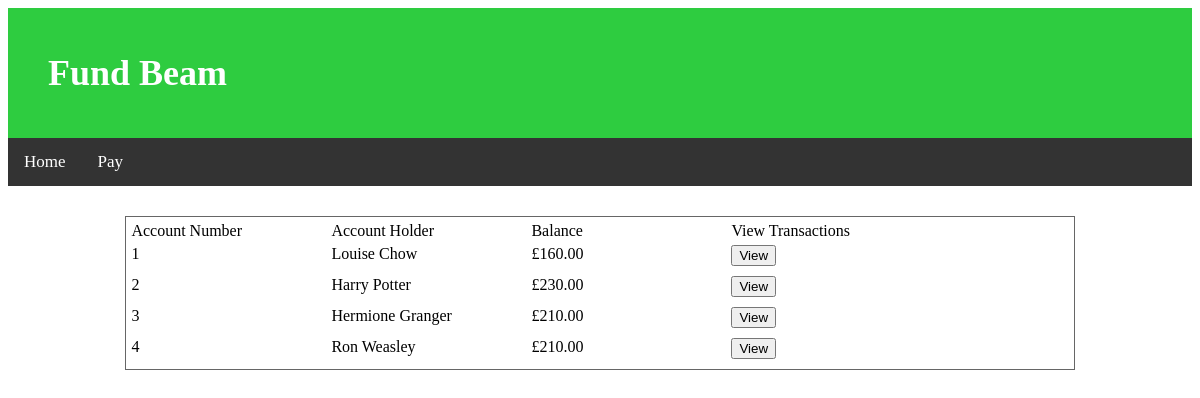
The app's page /, older data.
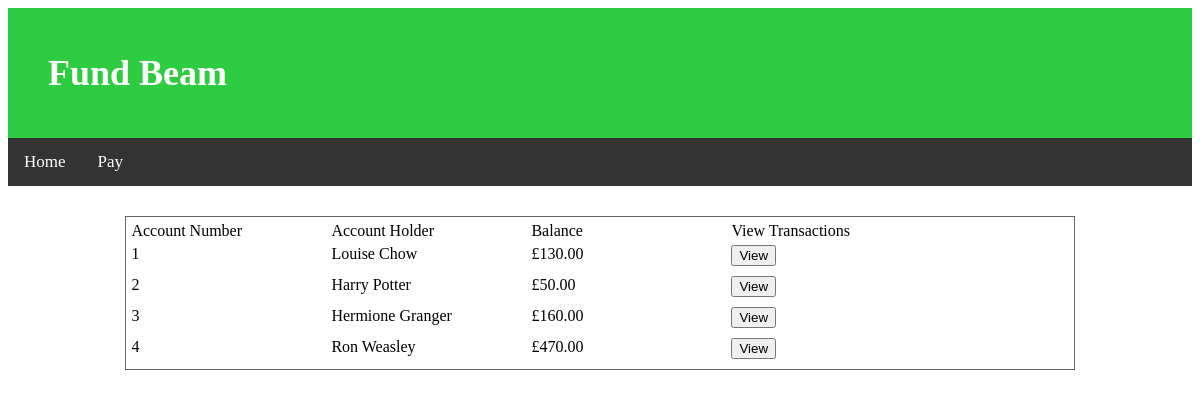
The same page, newer data.
### payments/models.py (models this page shows, shortened)
class Account(models.Model):
    first_name = models.CharField(max_length=200)
    last_name = models.CharField(max_length=200)
    email = models.EmailField(max_length=200)
    account_number = models.AutoField(primary_key=True)
    balance = models.DecimalField(max_digits=20, decimal_places=2, default=200.00)

### payments/views.py (the view)
# urls.py: url(r'^$', views.account_list, name="account_list"),
def account_list(request):
    accounts = Account.objects.all()
    return render(request, 'payments/account_list.html', {'accounts': accounts})

### payments/templates/payments/account_list.html (shortened to what this page needs)
{% extends 'payments/base.html' %}
{% block content %}
<div class="table account-table">
    <div class="table-row">
        <div class="table-col">Account Number</div>
        <div class="table-col">Account Holder</div>
        <div class="table-col">Balance</div>
        <div class="table-col">View Transactions</div>
    </div>
    {% for account in accounts %}
    <div class="table-row">
        <div class="table-col">{{ account.account_number }}</div>
        <div class="table-col">{{ account.first_name }} {{ account.last_name }}</div>
        <div class="table-col">&pound;{{ account.balance }}</div>
        <div class="table-col">
            <button class="view-transactions" data-account_number="{{ account.account_number }}" type="button">View</button>
        </div>
    </div>
    {% endfor %}
</div>
{% endblock %}

Row changes from the older to the newer data that the page shows:
changed Account "Louise": balance "160.00" → "130.00"
changed Account "Harry": balance "230.00" → "50.00"
changed Account "Hermione": balance "210.00" → "160.00"
changed Account "Ron": balance "210.00" → "470.00"
